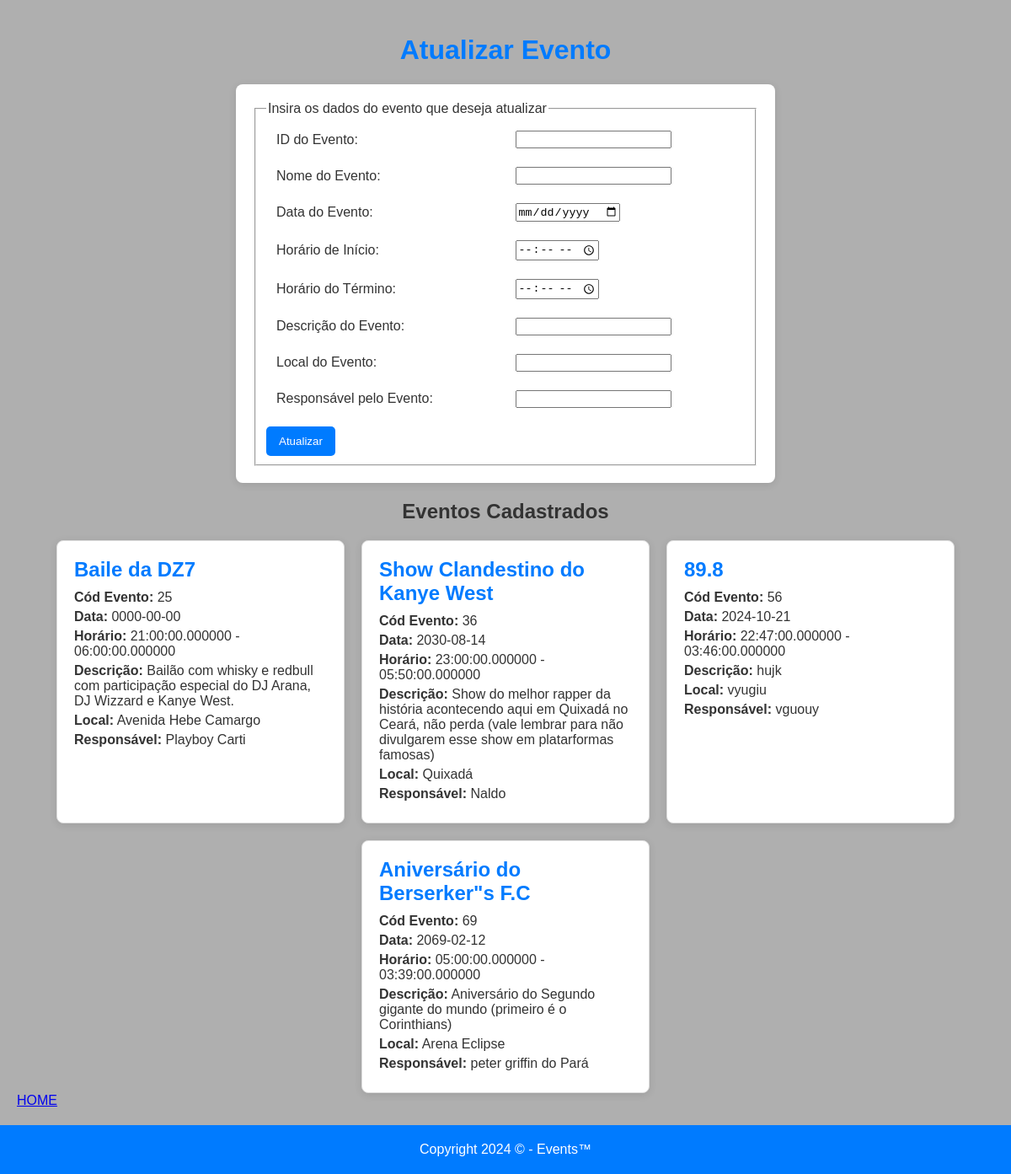
/alt.php, run on an earlier commit of the app's database.
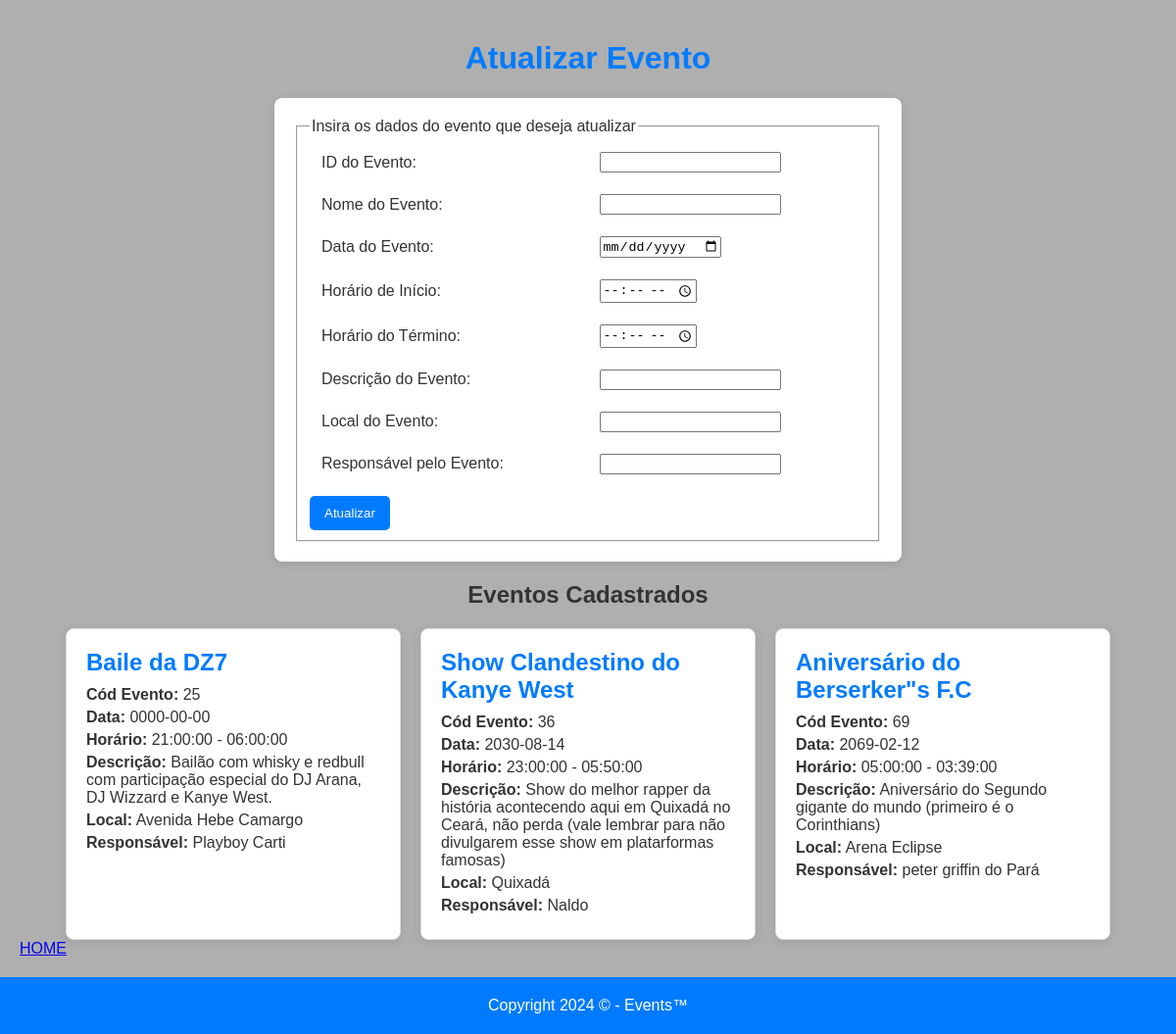
And on a later commit of the database.
### tables this page shows
CREATE TABLE `eventos` (
  `id` int(255) NOT NULL,
  `nome_do_evento` varchar(255) NOT NULL,
  `data_do_evento` date NOT NULL,
  `hora_de_inicio` time NOT NULL,
  `hora_de_termino` time NOT NULL,
  `desc_event` varchar(255) NOT NULL,
  `local_event` varchar(255) NOT NULL,
  `resp_event` varchar(255) NOT NULL
);

### alt.php (the view, shortened to what this page needs)
<!DOCTYPE html>
<html lang="PT-BR">
<head>
    <link rel="stylesheet" href="styles6.css">
</head>
<body>
<div class= "body-content">
    <h1>Atualizar Evento</h1>
    <form action="" method="POST">
        <fieldset>
            <legend>Insira os dados do evento que deseja atualizar</legend>
            <table>
                <tr>
                    <td>ID do Evento:</td>
                    <td><input type="number" name="id" required></td>
                </tr>
                <tr>
                    <td>Nome do Evento:</td>
                    <td><input type="text" name="nme" required></td>
                </tr>
                <tr>
                    <td>Data do Evento:</td>
                    <td><input type="date" name="dte" required></td>
                </tr>
                <tr>
                    <td>Horário de Início:</td>
                    <td><input type="time" name="hdi" required></td>
                </tr>
                <tr>
                    <td>Horário do Término:</td>
                    <td><input type="time" name="hdt" required></td>
                </tr>
                <tr>
                    <td>Descrição do Evento:</td>
                    <td><input type="text" name="desc" required></td>
                </tr>
                <tr>
                    <td>Local do Evento:</td>
                    <td><input type="text" name="lcl" required></td>
                </tr>
                <tr>
                    <td>Responsável pelo Evento:</td>
                    <td><input type="text" name="rese" required></td>
                </tr>
            </table>
            <input type="submit" name="update" value="Atualizar">
        </fieldset>
    </form>
    <center><h2>Eventos Cadastrados</h2></center>
    <div class="event-container">
        <?php
        $host = "localhost";
        $user = "root";
        $pass = "";
        $base = "Agenda";
        $conexao = mysqli_connect($host, $user, $pass, $base);
        $resu = mysqli_query($conexao, "SELECT * FROM eventos");
        if ($resu && mysqli_num_rows($resu) > 0) {
            while ($escrever = mysqli_fetch_array($resu)) {
                echo "<div class='event-card'>
                    <h2>{$escrever['nome_do_evento']}</h2>
                    <p><strong>Cód Evento:</strong> {$escrever['id']}</p>
                    <p><strong>Data:</strong> {$escrever['data_do_evento']}</p>
                    <p><strong>Horário:</strong> {$escrever['hora_de_inicio']} - {$escrever['hora_de_termino']}</p>
                    <p><strong>Descrição:</strong> {$escrever['desc_event']}</p>
                    <p><strong>Local:</strong> {$escrever['local_event']}</p>
                    <p><strong>Responsável:</strong> {$escrever['resp_event']}</p>
                </div>";
            }
        } else {
            echo "<p>Nenhum evento encontrado.</p>";
        }
        ?>
    </div>
    <a href='index.php'>HOME</a>
    </div>
    <footer>
         Copyright 2024 © - Events™
    </footer>
</body>
</html>

### styles6.css (style rules this page uses)
body { font-family: Arial, sans-serif; background-color: #AFAFAF; color: #333; margin: 0; padding: 0; display: flex; flex-direction: column; min-height: 100vh; }
.body-content { flex: 1; padding: 20px; }
h1 { text-align: center; color: #007BFF; }
form { background-color: white; padding: 20px; border-radius: 8px; box-shadow: 0 2px 10px rgba(0, 0, 0, 0.1); margin: 20px auto; width: 80%; max-width: 600px; }
table { width: 100%; }
table td { padding: 10px; }
input[type="submit"] { background-color: #007BFF; color: white; border: none; border-radius: 5px; padding: 10px 15px; cursor: pointer; margin-top: 10px; }
.event-container { display: flex; flex-wrap: wrap; justify-content: center; gap: 20px; margin-top: 20px; }
.event-card { background-color: white; border: 1px solid #ddd; border-radius: 8px; box-shadow: 0 2px 10px rgba(0, 0, 0, 0.1); padding: 20px; width: 300px; transition: transform 0.3s; }
.event-card h2 { color: #007BFF; margin: 0 0 10px; }
.event-card p { margin: 5px 0; }
footer { text-align: center; padding: 20px 0; background-color: #007BFF; color: white; width: 100%; position: relative; bottom: 0; left: 0; }

What changed in the data, as far as the page shows it:
removed eventos: nome_do_evento "89.8", id "56", data_do_evento "2024-10-21", hora_de_inicio "22:47:00.000000", hora_de_termino "03:46:00.000000", desc_event "hujk", local_event "vyugiu", resp_event "vguouy"
changed eventos "Baile da DZ7": hora_de_inicio "21:00:00.000000" → "21:00:00"; hora_de_termino "06:00:00.000000" → "06:00:00"
changed eventos "Show Clandestino do Kanye West": hora_de_inicio "23:00:00.000000" → "23:00:00"; hora_de_termino "05:50:00.000000" → "05:50:00"
changed eventos "Aniversário do Berserker\"s F.C": hora_de_inicio "05:00:00.000000" → "05:00:00"; hora_de_termino "03:39:00.000000" → "03:39:00"
